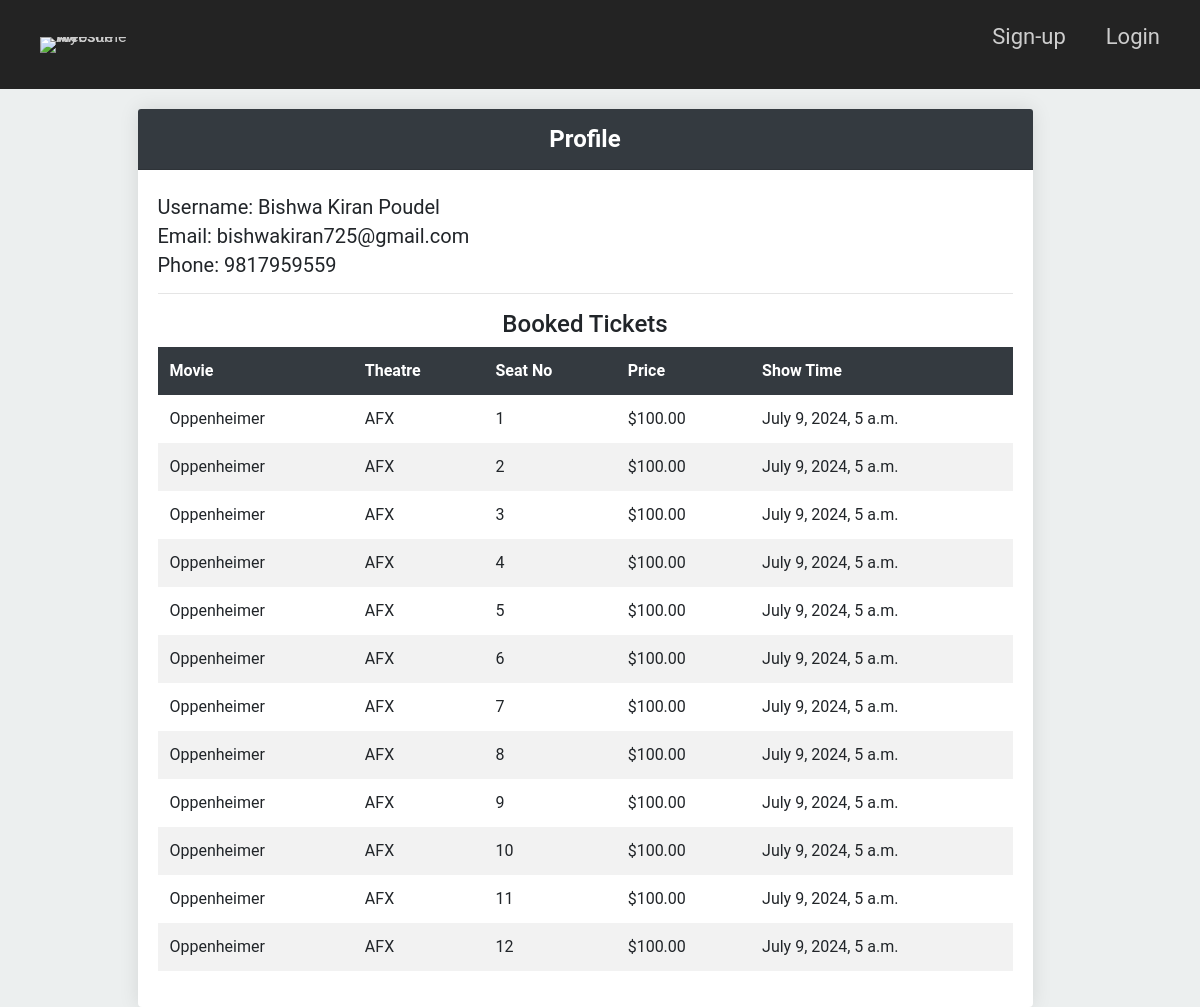
/profile/ (signed in), run on the app's committed database.
### app/models.py (models this page shows, shortened)
class Customer(models.Model):
    username= models.CharField(max_length=100)
    cid = models.AutoField(primary_key=True)
    email = models.EmailField(max_length=100)
    password = models.CharField(max_length=100)
    phone_no = models.CharField(max_length=15)

class Ticket(models.Model):
    STATUS_CHOICES = [
        ('booked', 'Booked'),
        ('not_booked', 'Not Booked'),
    ]
    id = models.AutoField(primary_key=True)
    hall_no = models.CharField(max_length=50)
    price = models.DecimalField(max_digits=10, decimal_places=2)
    seat_no = models.CharField(max_length=50)
    status = models.CharField(max_length=20, choices=STATUS_CHOICES, default='not_booked')
    show = models.ForeignKey(Show, on_delete=models.CASCADE)
    customer = models.ForeignKey(Customer, on_delete=models.CASCADE, null=True, blank=True)

class Show(models.Model):
    id = models.AutoField(primary_key=True)
    start_time = models.DateTimeField()
    end_time = models.DateTimeField()
    language = models.CharField(max_length=50)
    movie = models.ForeignKey(Movie, on_delete=models.CASCADE)
    theatre = models.ForeignKey(Theatre, on_delete=models.CASCADE)  # Add this line

class Movie(models.Model):
    title = models.CharField(max_length=100)
    actors = models.TextField()
    director = models.CharField(max_length=100)
    poster = models.ImageField(upload_to='movie_posters/')
    banner = models.ImageField(upload_to='movie_banners/')
    description = models.TextField()

class Theatre(models.Model):
    id = models.AutoField(primary_key=True)
    name = models.CharField(max_length=100)
    location = models.CharField(max_length=100)

### app/views.py (the view)
    def _wrapped_view_func(request, *args, **kwargs):
        if 'user_id' not in request.session:
            return HttpResponseRedirect(reverse('login'))
        return view_func(request, *args, **kwargs)

### app/views.py (called while the page is built)
def login_required_custom(view_func):
    def _wrapped_view_func(request, *args, **kwargs):
        if 'user_id' not in request.session:
            return HttpResponseRedirect(reverse('login'))
        return view_func(request, *args, **kwargs)
    return _wrapped_view_func

@login_required_custom
def profile_view(request):
    customer_id = request.session.get('user_id')
    customer = Customer.objects.get(cid=customer_id)
    tickets = Ticket.objects.filter(customer=customer)
    return render(request, 'app/profile.html', {'customer': customer, 'tickets': tickets})

### app/templates/app/profile.html (shortened to what this page needs)
{% load static %}
<!DOCTYPE html>
<html lang="en">
<head>
    <link rel="stylesheet" href="https://maxcdn.bootstrapcdn.com/bootstrap/4.5.2/css/bootstrap.min.css">
    <link rel="stylesheet" type="text/css" href="{% static 'main.css' %}">
</head>
<body>
    <nav class="menu-container">
        <a href="/" class="menu-logo">
          <img src="https://media.discordapp.net/attachments/1254807118293241889/1260092589768446063/Fun_Panda_illustration_Movie_Logo_1.png?ex=668e102c&is=668cbeac&hm=8051f3326afc40a08b9deccb47346f3df16fa8674cf543494e48dc61ce365d0a&=&format=webp&quality=lossless&width=625&height=470" alt="My Awesome Website"/>
        </a>
        <div class="menu">
          <ul>
            <li>
              <a href="signup">
                Sign-up
              </a>
            </li>
            <li>
              <a href="login">
                Login
              </a>
            </li>
          </ul>
        </div>
      </nav>
    <div class="container">
        <div class="row justify-content-center" style="width: 100%;">
            <div class="col-md-10">
                <div class="card">
                    <div class="card-header">
                        Profile
                    </div>
                    <div class="card-body">
                        <div class="profile-info">
                            <h5>Username: {{ customer.username }}</h5>
                            <h5>Email: {{ customer.email }}</h5>
                            <h5>Phone: {{ customer.phone_no }}</h5>
                        </div>
                        <hr>
                        <h4 class="text-center">Booked Tickets</h4>
                        <table class="table table-hover">
                            <thead>
                                <tr>
                                    <th>Movie</th>
                                    <th>Theatre</th>
                                    <th>Seat No</th>
                                    <th>Price</th>
                                    <th>Show Time</th>
                                </tr>
                            </thead>
                            <tbody>
                                {% for ticket in tickets %}
                                <tr>
                                    <td>{{ ticket.show.movie.title }}</td>
                                    <td>{{ ticket.show.theatre.name }}</td>
                                    <td>{{ ticket.seat_no }}</td>
                                    <td>${{ ticket.price }}</td>
                                    <td>{{ ticket.show.start_time }}</td>
                                </tr>
                                {% endfor %}
                            </tbody>
                        </table>
                    </div>
                </div>
            </div>
        </div>
    </div>
</body>
</html>

### static/main.css (style rules this page uses)
* { margin: 0; padding: 0; box-sizing: border-box; }
body { margin: 0; padding: 0; font-family: 'Roboto', sans-serif; background-color: #e6f7f5; opacity: 1; background-image: radial-gradient(#01020d 0.5px, #ecefef 0.5px); background-size: 10px 10px; }
.container { display: flex; align-items: center; }
.menu-container { position: relative; display: flex; align-items: center; background: #232323; color: #cdcdcd; padding: 20px; z-index: 1; -webkit-user-select: none; user-select: none; box-sizing: border-box; }
.menu-logo { line-height: 0; margin: 0 20px; }
.menu-logo img { max-height: 40px; max-width: 100px; flex-shrink: 0; }
.menu-container a { text-decoration: none; color: #232323; transition: color 0.3s ease; }
.menu ul { list-style: none; }
.menu li { padding: 10px 0; font-size: 22px; }
@media only screen and (min-width: 768px) { .menu-container { width: 100%; } }
@media only screen and (min-width: 768px) { .menu-container a { color: #cdcdcd; } }
@media only screen and (min-width: 768px) { .menu { position: relative; width: 100%; display: flex; justify-content: space-between; } }
@media only screen and (min-width: 768px) { .menu ul { display: flex; padding: 0; } }
@media only screen and (min-width: 768px) { .menu li { padding: 0 20px; } }

### app/templates/app/profile.html (style rules this page uses)
body { background-color: #ecefef; opacity: 1; background-image: radial-gradient(#01020d 0.5px, #ecefef 0.5px); background-size: 10px 10px; }
.card { margin-top: 20px; border: none; box-shadow: 0 0 20px rgba(0, 0, 0, 0.1); }
.card-header { background-color: #343a40; color: #fff; text-align: center; font-size: 1.5rem; font-weight: bold; }
.profile-info h5 { font-weight: normal; margin: 5px 0; }
.table thead th { border: none; background-color: #343a40; color: #fff; }
.table tbody tr { background-color: #fff; }
.table tbody tr:nth-of-type(even) { background-color: #f2f2f2; }
.table tbody td { border: none; }

### data on the page
Customer: username "Bishwa Kiran Poudel", email "bishwakiran725@gmail.com", phone_no "9817959559"
Ticket: show.movie "Oppenheimer", show.theatre.name "AFX", seat_no "1", price "100.00", show.start_time "July 9, 2024, 5 a.m."
Ticket: show.movie "Oppenheimer", show.theatre.name "AFX", seat_no "2", price "100.00", show.start_time "July 9, 2024, 5 a.m."
Ticket: show.movie "Oppenheimer", show.theatre.name "AFX", seat_no "3", price "100.00", show.start_time "July 9, 2024, 5 a.m."
Ticket: show.movie "Oppenheimer", show.theatre.name "AFX", seat_no "4", price "100.00", show.start_time "July 9, 2024, 5 a.m."
Ticket: show.movie "Oppenheimer", show.theatre.name "AFX", seat_no "5", price "100.00", show.start_time "July 9, 2024, 5 a.m."
Ticket: show.movie "Oppenheimer", show.theatre.name "AFX", seat_no "6", price "100.00", show.start_time "July 9, 2024, 5 a.m."
Ticket: show.movie "Oppenheimer", show.theatre.name "AFX", seat_no "7", price "100.00", show.start_time "July 9, 2024, 5 a.m."
Ticket: show.movie "Oppenheimer", show.theatre.name "AFX", seat_no "8", price "100.00", show.start_time "July 9, 2024, 5 a.m."
Ticket: show.movie "Oppenheimer", show.theatre.name "AFX", seat_no "9", price "100.00", show.start_time "July 9, 2024, 5 a.m."
Ticket: show.movie "Oppenheimer", show.theatre.name "AFX", seat_no "10", price "100.00", show.start_time "July 9, 2024, 5 a.m."
Ticket: show.movie "Oppenheimer", show.theatre.name "AFX", seat_no "11", price "100.00", show.start_time "July 9, 2024, 5 a.m."
Ticket: show.movie "Oppenheimer", show.theatre.name "AFX", seat_no "12", price "100.00", show.start_time "July 9, 2024, 5 a.m."
